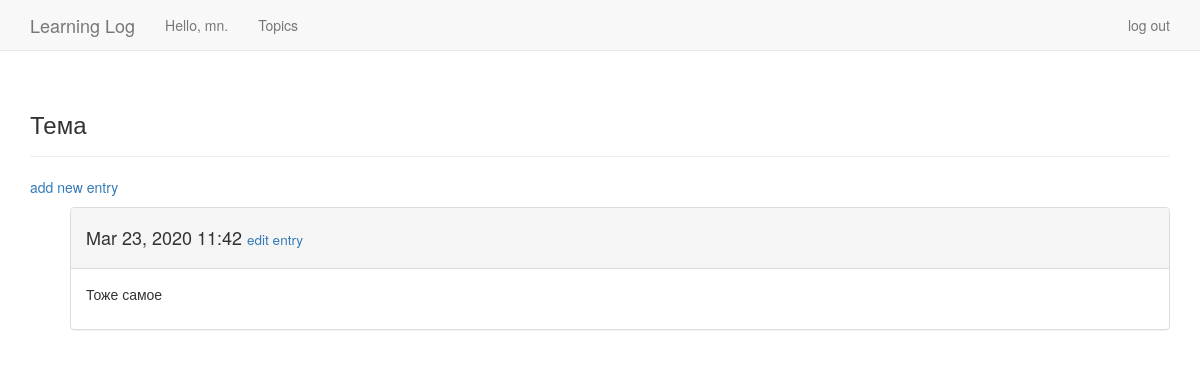
The page /topics/10/ (signed in) on the database its author committed.
### learming_logs_app/models.py (models this page shows, shortened)
class Topic(models.Model):
    text = models.CharField(max_length = 200)
    date_added = models.DateTimeField(auto_now_add = True)
    owner = models.ForeignKey(User, on_delete=models.CASCADE)
    def __str__(self):
        return self.text

class Entry(models.Model):
    topic = models.ForeignKey(Topic, on_delete=models.CASCADE)
    text = models.TextField()
    date_added = models.DateTimeField(auto_now_add = True)
    class Meta:
        verbose_name_plural = 'entries'

### learming_logs_app/views.py (the view)
# urls.py: path('topics/<int:topic_id>/', views.topic, name='topic'),
@login_required
def topic(request, topic_id):
    try:
        topic = Topic.objects.get(id=topic_id)
    except:
        raise Http404
    if topic.owner != request.user:
        raise Http404
    entries = topic.entry_set.order_by('-date_added')
    context = {'topic': topic, 'entries': entries}
    return render(request, 'learming_logs_app/topic.html', context)

### learming_logs_app/templates/learming_logs_app/topic.html
{% extends "learming_logs_app/base.html" %}
{% block header %}
     <h3>{{ topic }}</h3>
{% endblock header %}
{% block content %}
    <p>
        <a href="{% url 'learming_logs_app:new_entry' topic.id %}">add new entry</a>
    </p>
    <ul>
        {% for entry in entries %}
            <div class="panel panel-default">
                <div class="panel-heading">
                    <h4>
                        {{ entry.date_added|date:'M d, Y H:i' }}
                        <small>
                            <a href="{% url 'learming_logs_app:edit_entry' entry.id %}"> edit entry</a>
                        </small>
                    </h4>
                </div>
                <div class="panel-body">
                    {{ entry.text|linebreaks }}
                </div>
            </div>
        {% empty %}
            There are no entries for this topic yet.
        {% endfor %}
{% endblock content %}

### learming_logs_app/templates/learming_logs_app/base.html (shortened to what this page needs)
{% load bootstrap3 %}
<!DOCTYPE html> <html lang="en">
<head>
       {% bootstrap_css %}
</head>
</head>
<body>
<nav class="navbar navbar-default navbar-static-top">
    <div class="container">
    <div class="navbar-header">
    <a class="navbar-brand" href="{% url 'learming_logs_app:index' %}">
            Learning Log</a>
        </div>
    <div id="navbar" class="navbar-collapse collapse"> <ul class="nav navbar-nav">
        {% if user.is_authenticated %}
        <li><a>Hello, {{ user.username }}.</a></li>
        {% endif %}
        <li><a href="{% url 'learming_logs_app:topics' %}">Topics</a></li>
        </ul>
        <ul class="nav navbar-nav navbar-right">
            {% if user.is_authenticated %}
                <li><a href="{% url 'users:logout' %}?next={% url 'learming_logs_app:index'%}">log out</a></li>
            {% else %}
                <li><a href="{% url 'users:register' %}">register</a></li>
                <li><a href="{% url 'users:login' %}">log in</a></li>
            {% endif %}
        </ul>
    </div>
    </div>
</nav>
<div class="container"> <div class="page-header">
    {% block header %}{% endblock header %}
  </div>
  <div>
    {% block content %}{% endblock content %}
</div>
</div>
</body>
</html>

### rows shown on the page
Topic: text "Тема"
Entry: date_added "Mar 23, 2020 11:42", text "Тоже самое"

### other values the page prints
{{ user.username }} "mn"
